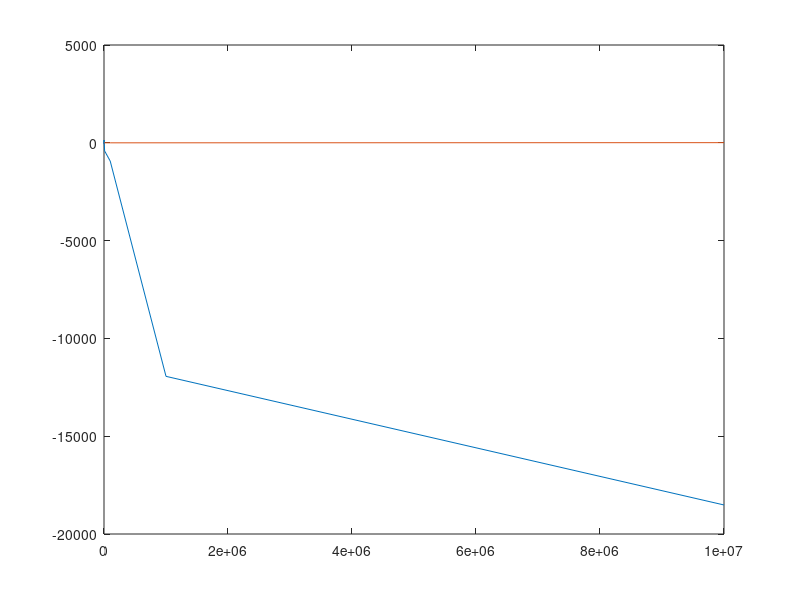

The MATLAB source for this figure:

x = [];
pow10 = 7;
Ey = [];
Ez = [];

%set alpha to 
%
%   1 for unirand in [1,2]
%   2 for unirand in [0,1]
%   3 for unirand in [-1,1]

alpha = 3;

if alpha == 1
    
    % Unirand in [1,2]

    for i = 1:pow10
        x(i) = 10^i;
        y = rand(1,x(i))+1;
        z = 1./(rand(1,x(i))+1);
        Ey(i) = 1.0/mean(y);
        Ez(i) = mean(z);
    end

    plot(x,Ey,x,Ez)
elseif alpha == 2
    % Unirand in [0,1]

    for i = 1:pow10
        x(i) = 10^i;
        y = rand(1,x(i));
        z = 1./(rand(1,x(i)));
        Ey(i) = 1.0/mean(y);
        Ez(i) = mean(z);
    end
    plot(x,Ey,x,Ez)
    
else
    % Unirand in [-1,1]

    for i = 1:pow10
        x(i) = 10^i;
        y = (2.*rand(1,x(i)))-1;
        z = 1./(2.*rand(1,x(i))-1);
        Ey(i) = 1.0/mean(y);
        Ez(i) = mean(z);
    end
    plot(x,Ey,x,Ez)
end